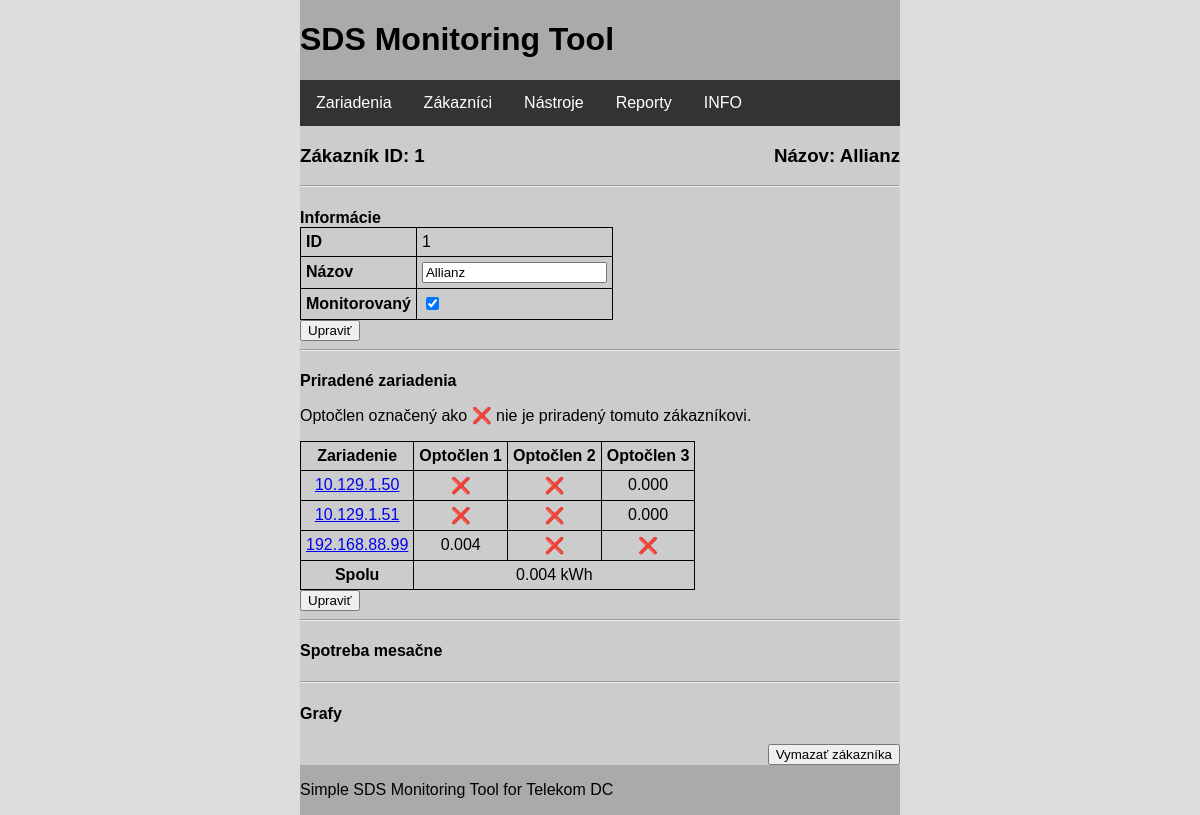
/smt/customer.php?id=1, run on the app's committed database.
### tables this page shows
CREATE TABLE `customer` (
  `id` int(11) unsigned NOT NULL AUTO_INCREMENT,
  `name` varchar(20) DEFAULT NULL,
  `measured` tinyint(1) DEFAULT NULL,
  PRIMARY KEY (`id`),
  UNIQUE KEY `name` (`name`)
);

CREATE TABLE `customer_input` (
  `id` int(11) unsigned NOT NULL AUTO_INCREMENT,
  `device_id` int(11) unsigned NOT NULL,
  `opt1` tinyint(1) unsigned DEFAULT NULL,
  `opt2` tinyint(1) unsigned DEFAULT NULL,
  `opt3` tinyint(1) unsigned DEFAULT NULL,
  `customer_id` int(11) unsigned NOT NULL,
  PRIMARY KEY (`id`),
  KEY `customer_id` (`customer_id`),
  KEY `device_id` (`device_id`),
  CONSTRAINT `customer_input_ibfk_1` FOREIGN KEY (`device_id`) REFERENCES `device` (`id`),
  CONSTRAINT `customer_input_ibfk_2` FOREIGN KEY (`customer_id`) REFERENCES `customer` (`id`)
);

CREATE TABLE `device` (
  `id` int(11) unsigned NOT NULL AUTO_INCREMENT,
  `name` varchar(20) DEFAULT NULL,
  `ip` varchar(15) NOT NULL,
  `mac` varchar(17) DEFAULT NULL,
  `uptime` int(20) unsigned DEFAULT NULL,
  `fwver` varchar(10) DEFAULT NULL,
  `active` tinyint(1) DEFAULT NULL,
  `s0_1_kw` decimal(11,3) unsigned DEFAULT NULL,
  `s0_1_kwh` decimal(11,3) unsigned DEFAULT NULL,
  `s0_2_kw` decimal(11,3) unsigned DEFAULT NULL,
  `s0_2_kwh` decimal(11,3) unsigned DEFAULT NULL,
  `s0_3_kw` decimal(11,3) unsigned DEFAULT NULL,
  `s0_3_kwh` decimal(11,3) unsigned DEFAULT NULL,
  `failed` tinyint(1) DEFAULT NULL,
  PRIMARY KEY (`id`),
  UNIQUE KEY `ip` (`ip`)
);

### smt/customer.php (the view, shortened to what this page needs)
<?php include 'include/main.php'; ?>
<?php
try {
  $conn = pdo_connect_mysql();
  $stmt = $conn->prepare("SELECT * FROM customer WHERE id=?;");
  $stmtSDS = $conn->prepare("SELECT device.id, device.ip, customer_input.opt1, customer_input.opt2, customer_input.opt3, device.s0_1_kwh, device.s0_2_kwh, device.s0_3_kwh FROM customer_input INNER JOIN device ON customer_input.device_id=device.id WHERE customer_input.customer_id=?;");
  $stmtTotal = $conn->prepare("SELECT SUM(CASE customer_input.opt1 WHEN 1 THEN device.s0_1_kwh ELSE 0 END) + SUM(CASE customer_input.opt2 WHEN 1 THEN device.s0_2_kwh ELSE 0 END) + SUM(CASE customer_input.opt3 WHEN 1 THEN device.s0_3_kwh ELSE 0 END) AS total_kwh FROM device INNER JOIN customer_input ON device.id=customer_input.device_id WHERE customer_input.customer_id=?;");
  $stmt->execute([htmlspecialchars($_GET["id"])]);
  $stmtSDS->execute([htmlspecialchars($_GET["id"])]);
  $stmtTotal->execute([htmlspecialchars($_GET["id"])]);
  $data = $stmt->fetch(PDO::FETCH_ASSOC);
  $dataSDS = $stmtSDS->fetchAll(PDO::FETCH_ASSOC);
  $dataTotal = $stmtTotal->fetch(PDO::FETCH_ASSOC);
}
catch(PDOException $e) {
  echo $e->getMessage();
}
?>
    <main>
      <h3 style="text-align:left;">Zákazník ID: <?=$data["id"]; ?> <span style="float:right;">Názov: <?=$data["name"]; ?></span></h3>
      <hr>
      <h4 style="margin-bottom: 0">Informácie</h4>
      <form id="cstmrUpdate">
        <table style="text-align: left">
          <tr>
            <th>ID</th>
            <td><input type="hidden" id="cstmrId" name="customer_id" value="<?=$data['id']; ?>"><?=$data["id"] ?></td>
          </tr>
          <tr>
            <th>Názov</th>
            <td><input type="text" id="cstmrName" name="customer_name" value="<?=$data['name']; ?>"></td>
          </tr>
          <tr>
            <th>Monitorovaný</th>
            <td><input type="checkbox" id="cstmrAct" name="customer_measured" <?php if ($data['measured']) echo "checked"; ?>></td>
          </tr>
        </table>
        <input type="submit" value="Upraviť">
      </form>
      <hr>
      <h4 style="margin-bottom: 0">Priradené zariadenia</h4>
      <div id="cstmrInputContent">
        <p>Optočlen označený ako &#x274c; nie je priradený tomuto zákazníkovi.</p>
        <table style="text-align: center">
            <th>Zariadenie</th>
            <th>Optočlen 1</th>
            <th>Optočlen 2</th>
            <th>Optočlen 3</th>
<?php foreach ($dataSDS as $key=>$value): ?>
          <tr>
            <td><?php echo '<a href="device.php?id='.$value["id"].'">'.$value["ip"].'</a>'; ?></td>
            <td><?php echo ($value["opt1"]) ? $value["s0_1_kwh"] : utf8_encode("&#x274c;"); ?></td>
            <td><?php echo ($value["opt2"]) ? $value["s0_2_kwh"] : utf8_encode("&#x274c;"); ?></td>
            <td><?php echo ($value["opt3"]) ? $value["s0_3_kwh"] : utf8_encode("&#x274c;"); ?></td>
          </tr>
<?php endforeach; ?>
          <tr>
            <th>Spolu</th>
            <td colspan="3"><?=$dataTotal["total_kwh"]; ?> kWh</td>
          </tr>
        </table>
        <button id="cstmrInputEditBtn" value="<?=$data["id"] ?>">Upraviť</button>
      </div>
      <hr>
      <h4>Spotreba mesačne</h4>
      <hr>
      <h4>Grafy</h4>
      <button style="float:right;" id="cstmrDelBtn" value="<?=$data["id"] ?>">Vymazať zákazníka</button>
    </main>

### smt/styles/style.css (style rules this page uses)
body { width: 50%; margin: auto; padding: 0; font-family: Tahoma, Verdana, Arial, sans-serif; background-color: #ddd; }
main { margin: 0; padding: 0; overflow: hidden; background-color: #ccc; }
table, td, th { border: 1px solid black; border-collapse: collapse; padding: 5px; }

### data on the page
customer: id "1", name "Allianz", customer_name "Allianz", measured "☑"
customer_input: device.ip "10.129.1.50", device.s0_3_kwh "0.000"
customer_input: device.ip "10.129.1.51", device.s0_3_kwh "0.000"
customer_input: device.ip "192.168.88.99", device.s0_1_kwh "0.004"

### other printed values
$dataTotal["total_kwh"] "0.004"
